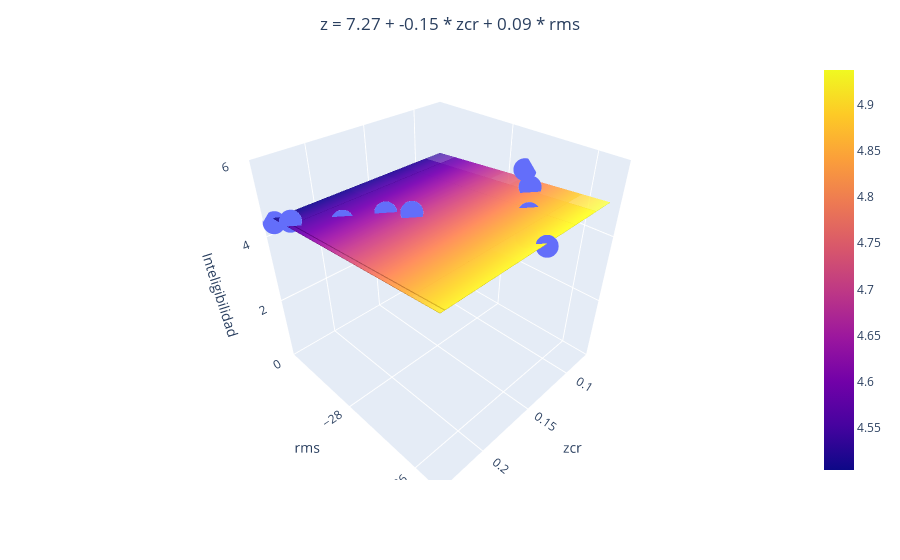

Here is the notebook cell this chart was saved with:
### Code cell
if len(dicc_model) == 2:
    import plotly.express as px
    import plotly.graph_objects as go

    # Seleccionamos solo las características seleccionadas en X
    X_selected = X[:, selected_features]

    # Entrenamos el modelo de regresión con las características seleccionadas
    regr_multivar = SVR(kernel='linear')
    regr_multivar.fit(X_selected, y)

    # Obtenemos las predicciones del modelo para las características seleccionadas
    y_pred = regr_multivar.predict(X_selected)

    # Crear la figura
    fig = px.scatter_3d(x=X_selected[:, 0], y=X_selected[:, 1], z=y)

    # Crear el plano de regresión
    xx, yy = np.meshgrid(X_selected[:, 0], X_selected[:, 1])
    zz = regr_multivar.intercept_ + np.dot(np.array([xx.ravel(), yy.ravel()]).T, regr_multivar.coef_.ravel()).reshape(xx.shape)
    fig.add_trace(go.Surface(x=xx, y=yy, z=zz, opacity=0.5))

    # Construir la cadena de texto para la ecuación del plano
    equation = f'z = {regr_multivar.intercept_[0].round(2)}'
    for i, (key, model) in enumerate(dicc_model.items()):
        equation += f' + {regr_multivar.coef_[0][i].round(2)} * {key.replace("_model", "")}'
    
    # Centrar el título
    fig.update_layout(title=dict(text=equation, x=0.5, xanchor='center'))

    # Etiquetas de los ejes y rango del eje z
    fig.update_layout(scene=dict(xaxis_title=list(dicc_model.keys())[0].replace("_model", ""), yaxis_title=list(dicc_model.keys())[1].replace("_model", ""), zaxis_title='Inteligibilidad', zaxis=dict(range=[0, 6]), yaxis=dict(tickvals=[-28, -26, -24, -22])))

    # fig.write_html(os.path.join(PATH, TEST_FOLDER, GRAPH_FOLDER,'regresion_inteligibilidad_multivariable.html'))

    fig.show()

### Figure 1 — Plotly figure (JSON) as saved in the notebook; plotly's stock layout.template omitted (floating-point values rounded to 4 significant figures)
{"data": [{"hovertemplate": "x=%{x}<br>y=%{y}<br>z=%{z}<extra></extra>", "legendgroup": "", "marker": {"color": "#636efa", "symbol": "circle"}, "mode": "markers", "name": "", "scene": "scene", "showlegend": false, "type": "scatter3d", "x": [0.07594, 0.1378, 0.09304, 0.2356, 0.2044, 0.1812, 0.1478, 0.117, 0.2325, 0.1734], "y": [-27.5, -26.1, -27, -30, -29, -28.5, -25.5, -26.5, -29.5, -28], "z": [4.975, 4.625, 4.9, 4.4, 4.5, 4.65, 4.875, 4.725, 4.65, 4.8]}, {"opacity": 0.5, "type": "surface", "x": [[0.07594, 0.1378, 0.09304, 0.2356, 0.2044, 0.1812, 0.1478, 0.117, 0.2325, 0.1734], [0.07594, 0.1378, 0.09304, 0.2356, 0.2044, 0.1812, 0.1478, 0.117, 0.2325, 0.1734], [0.07594, 0.1378, 0.09304, 0.2356, 0.2044, 0.1812, 0.1478, 0.117, 0.2325, 0.1734], [0.07594, 0.1378, 0.09304, 0.2356, 0.2044, 0.1812, 0.1478, 0.117, 0.2325, 0.1734], [0.07594, 0.1378, 0.09304, 0.2356, 0.2044, 0.1812, 0.1478, 0.117, 0.2325, 0.1734], [0.07594, 0.1378, 0.09304, 0.2356, 0.2044, 0.1812, 0.1478, 0.117, 0.2325, 0.1734], [0.07594, 0.1378, 0.09304, 0.2356, 0.2044, 0.1812, 0.1478, 0.117, 0.2325, 0.1734], [0.07594, 0.1378, 0.09304, 0.2356, 0.2044, 0.1812, 0.1478, 0.117, 0.2325, 0.1734], [0.07594, 0.1378, 0.09304, 0.2356, 0.2044, 0.1812, 0.1478, 0.117, 0.2325, 0.1734], [0.07594, 0.1378, 0.09304, 0.2356, 0.2044, 0.1812, 0.1478, 0.117, 0.2325, 0.1734]], "y": [[-27.5, -27.5, -27.5, -27.5, -27.5, -27.5, -27.5, -27.5, -27.5, -27.5], [-26.1, -26.1, -26.1, -26.1, -26.1, -26.1, -26.1, -26.1, -26.1, -26.1], [-27, -27, -27, -27, -27, -27, -27, -27, -27, -27], [-30, -30, -30, -30, -30, -30, -30, -30, -30, -30], [-29, -29, -29, -29, -29, -29, -29, -29, -29, -29], [-28.5, -28.5, -28.5, -28.5, -28.5, -28.5, -28.5, -28.5, -28.5, -28.5], [-25.5, -25.5, -25.5, -25.5, -25.5, -25.5, -25.5, -25.5, -25.5, -25.5], [-26.5, -26.5, -26.5, -26.5, -26.5, -26.5, -26.5, -26.5, -26.5, -26.5], [-29.5, -29.5, -29.5, -29.5, -29.5, -29.5, -29.5, -29.5, -29.5, -29.5], [-28, -28, -28, -28, -28, -28, -28, -28, -28, -28]], "z": [[4.756, 4.746, 4.753, 4.732, 4.737, 4.74, 4.745, 4.749, 4.732, 4.741], [4.883, 4.874, 4.881, 4.86, 4.864, 4.868, 4.873, 4.877, 4.86, 4.869], [4.801, 4.792, 4.799, 4.778, 4.782, 4.786, 4.79, 4.795, 4.778, 4.787], [4.528, 4.519, 4.525, 4.504, 4.509, 4.512, 4.517, 4.522, 4.505, 4.513], [4.619, 4.61, 4.616, 4.595, 4.6, 4.603, 4.608, 4.613, 4.596, 4.604], [4.664, 4.655, 4.662, 4.641, 4.645, 4.649, 4.654, 4.658, 4.641, 4.65], [4.938, 4.929, 4.935, 4.914, 4.919, 4.922, 4.927, 4.932, 4.915, 4.923], [4.847, 4.838, 4.844, 4.823, 4.828, 4.831, 4.836, 4.841, 4.824, 4.832], [4.573, 4.564, 4.571, 4.55, 4.554, 4.558, 4.563, 4.567, 4.55, 4.559], [4.71, 4.701, 4.707, 4.686, 4.691, 4.694, 4.699, 4.704, 4.687, 4.696]]}], "layout": {"legend": {"tracegroupgap": 0}, "margin": {"t": 60}, "scene": {"domain": {"x": [0, 1], "y": [0, 1]}, "xaxis": {"title": {"text": "zcr"}}, "yaxis": {"tickvals": [-28, -26, -24, -22], "title": {"text": "rms"}}, "zaxis": {"range": [0, 6], "title": {"text": "Inteligibilidad"}}}, "title": {"text": "z = 7.27 + -0.15 * zcr + 0.09 * rms", "x": 0.5, "xanchor": "center"}}}
